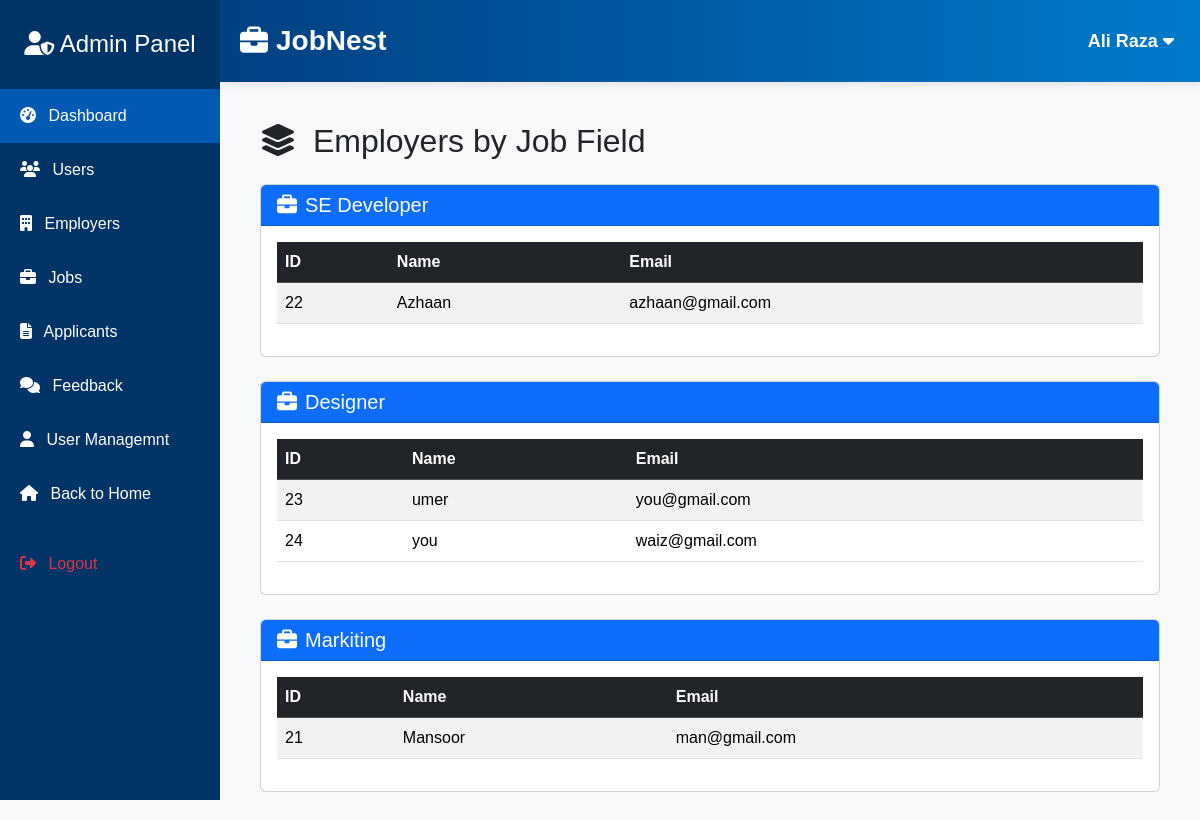
Page /employers.php (signed in) on the committed database.
### tables this page shows
CREATE TABLE `roles` (
  `id` int(11) NOT NULL,
  `role_name` varchar(255) NOT NULL
);

CREATE TABLE `empolyee` (
  `id` int(11) NOT NULL,
  `Name` varchar(255) NOT NULL,
  `Email` varchar(255) NOT NULL,
  `Password` varchar(255) NOT NULL,
  `user_role` varchar(255) NOT NULL
);

### employers.php (the view, shortened to what this page needs)
<?php
require_once 'adminheader.php';
$sector = $conn->query("SELECT * FROM roles");
$sectors = $sector->fetchAll();
?>
<div class="main-content" style="margin-left:10; padding: 10px;">
  <h2 class="mb-4"><i class="fas fa-layer-group me-2"></i> Employers by Job Field</h2>
  <?php foreach ($sectors as $sec): ?>
    <?php
      $empStmt = $conn->prepare("SELECT * FROM empolyee WHERE user_role = ?");
      $empStmt->execute([$sec['role_name']]);
      $employers = $empStmt->fetchAll();
    ?>
    <?php if (count($employers) > 0): ?>
      <div class="card mb-4">
        <div class="card-header bg-primary text-white">
          <h5 class="mb-0"><i class="fas fa-briefcase me-2"></i><?php echo $sec['role_name'];?></h5>
        </div>
        <div class="card-body">
          <div class="table-responsive">
            <table class="table table-striped table-hover align-middle">
              <thead class="table-dark">
                <tr>
                  <th>ID</th>
                  <th>Name</th>
                  <th>Email</th>
                </tr>
              </thead>
              <tbody>
                <?php foreach ($employers as $emp): ?>
                  <tr>
                    <td><?php echo $emp['id'];?></td>
                    <td><?php echo $emp['Name'];?></td>
                    <td><?php echo $emp['Email'];?></td>
                  </tr>
                <?php endforeach; ?>
              </tbody>
            </table>
          </div>
        </div>
      </div>
    <?php endif; ?>
  <?php endforeach; ?>
</div>

### adminheader.php (style rules this page uses)
body { font-family: 'Poppins', sans-serif; background-color: #f8f9fa; }

### rows in the picture
roles: role_name "SE Developer"
empolyee: id "22", Name "Azhaan", Email "azhaan@gmail.com"
roles: role_name "Designer"
empolyee: id "23", Name "umer", Email "you@gmail.com"
empolyee: id "24", Name "you", Email "waiz@gmail.com"
roles: role_name "Markiting"
empolyee: id "21", Name "Mansoor", Email "man@gmail.com"

### other values in the picture
$name "Ali Raza"
